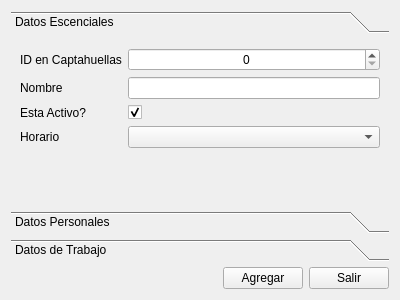
<?xml version="1.0" encoding="UTF-8"?>
<ui version="4.0">
 <class>Form</class>
 <widget class="QWidget" name="Form">
  <property name="geometry">
   <rect>
    <x>0</x>
    <y>0</y>
    <width>400</width>
    <height>300</height>
   </rect>
  </property>
  <property name="windowTitle">
   <string>Form</string>
  </property>
  <layout class="QVBoxLayout" name="verticalLayout">
   <item>
    <widget class="QToolBox" name="toolBox">
     <property name="styleSheet">
      <string notr="true"/>
     </property>
     <property name="currentIndex">
      <number>0</number>
     </property>
     <widget class="QWidget" name="page">
      <property name="geometry">
       <rect>
        <x>0</x>
        <y>0</y>
        <width>382</width>
        <height>170</height>
       </rect>
      </property>
      <property name="styleSheet">
       <string notr="true"/>
      </property>
      <attribute name="label">
       <string>Datos Escenciales</string>
      </attribute>
      <layout class="QGridLayout" name="gridLayout_2">
       <item row="0" column="0">
        <layout class="QFormLayout" name="formLayout">
         <property name="sizeConstraint">
          <enum>QLayout::SetDefaultConstraint</enum>
         </property>
         <property name="fieldGrowthPolicy">
          <enum>QFormLayout::AllNonFixedFieldsGrow</enum>
         </property>
         <item row="0" column="0">
          <widget class="QLabel" name="label">
           <property name="text">
            <string>ID en Captahuellas</string>
           </property>
          </widget>
         </item>
         <item row="0" column="1">
          <widget class="QSpinBox" name="qid">
           <property name="alignment">
            <set>Qt::AlignCenter</set>
           </property>
           <property name="maximum">
            <number>999</number>
           </property>
          </widget>
         </item>
         <item row="1" column="0">
          <widget class="QLabel" name="label_2">
           <property name="text">
            <string>Nombre</string>
           </property>
          </widget>
         </item>
         <item row="1" column="1">
          <widget class="QLineEdit" name="qname"/>
         </item>
         <item row="3" column="0">
          <widget class="QLabel" name="label_4">
           <property name="text">
            <string>Esta Activo?</string>
           </property>
          </widget>
         </item>
         <item row="3" column="1">
          <widget class="QCheckBox" name="qisactive">
           <property name="text">
            <string/>
           </property>
           <property name="checked">
            <bool>true</bool>
           </property>
          </widget>
         </item>
         <item row="4" column="0">
          <widget class="QLabel" name="label_5">
           <property name="text">
            <string>Horario</string>
           </property>
          </widget>
         </item>
         <item row="4" column="1">
          <widget class="QComboBox" name="qschedule"/>
         </item>
        </layout>
       </item>
      </layout>
      <zorder></zorder>
     </widget>
     <widget class="QWidget" name="page_2">
      <property name="geometry">
       <rect>
        <x>0</x>
        <y>0</y>
        <width>211</width>
        <height>219</height>
       </rect>
      </property>
      <property name="styleSheet">
       <string notr="true"/>
      </property>
      <attribute name="label">
       <string>Datos Personales</string>
      </attribute>
      <layout class="QGridLayout" name="gridLayout_3">
       <item row="0" column="0">
        <layout class="QFormLayout" name="formLayout_2">
         <item row="1" column="0">
          <widget class="QLabel" name="label_3">
           <property name="text">
            <string>Sexo</string>
           </property>
          </widget>
         </item>
         <item row="1" column="1">
          <widget class="QComboBox" name="qsex">
           <item>
            <property name="text">
             <string>Masculino</string>
            </property>
           </item>
           <item>
            <property name="text">
             <string>Femenino</string>
            </property>
           </item>
           <item>
            <property name="text">
             <string>Otro</string>
            </property>
           </item>
          </widget>
         </item>
         <item row="2" column="0">
          <widget class="QLabel" name="label_6">
           <property name="text">
            <string>C.I.</string>
           </property>
          </widget>
         </item>
         <item row="2" column="1">
          <layout class="QHBoxLayout" name="horizontalLayout_2">
           <item>
            <widget class="QLineEdit" name="qci"/>
           </item>
          </layout>
         </item>
         <item row="3" column="0">
          <widget class="QLabel" name="label_7">
           <property name="text">
            <string>Fecha de nacimiento</string>
           </property>
          </widget>
         </item>
         <item row="3" column="1">
          <widget class="QDateEdit" name="qbirthdate">
           <property name="calendarPopup">
            <bool>true</bool>
           </property>
          </widget>
         </item>
         <item row="4" column="0">
          <widget class="QLabel" name="label_8">
           <property name="text">
            <string>Telefono</string>
           </property>
          </widget>
         </item>
         <item row="4" column="1">
          <widget class="QLineEdit" name="qphone"/>
         </item>
         <item row="5" column="0">
          <widget class="QLabel" name="label_9">
           <property name="text">
            <string>Direccion</string>
           </property>
          </widget>
         </item>
         <item row="5" column="1">
          <widget class="QLineEdit" name="qaddress"/>
         </item>
         <item row="6" column="1">
          <widget class="QTextEdit" name="qdescription"/>
         </item>
         <item row="6" column="0">
          <widget class="QLabel" name="label_10">
           <property name="text">
            <string>Descripcion</string>
           </property>
          </widget>
         </item>
        </layout>
       </item>
      </layout>
     </widget>
     <widget class="QWidget" name="page_3">
      <property name="geometry">
       <rect>
        <x>0</x>
        <y>0</y>
        <width>200</width>
        <height>68</height>
       </rect>
      </property>
      <property name="styleSheet">
       <string notr="true"/>
      </property>
      <attribute name="label">
       <string>Datos de Trabajo</string>
      </attribute>
      <layout class="QGridLayout" name="gridLayout">
       <item row="0" column="0">
        <layout class="QFormLayout" name="formLayout_3">
         <property name="fieldGrowthPolicy">
          <enum>QFormLayout::AllNonFixedFieldsGrow</enum>
         </property>
         <item row="0" column="0">
          <widget class="QLabel" name="label_11">
           <property name="text">
            <string>Cargo</string>
           </property>
          </widget>
         </item>
         <item row="0" column="1">
          <widget class="QLineEdit" name="qposition"/>
         </item>
         <item row="1" column="0">
          <widget class="QLabel" name="label_12">
           <property name="text">
            <string>Fecha de entrada</string>
           </property>
          </widget>
         </item>
         <item row="1" column="1">
          <layout class="QHBoxLayout" name="horizontalLayout_3">
           <property name="topMargin">
            <number>0</number>
           </property>
           <item>
            <widget class="QDateEdit" name="qindate">
             <property name="calendarPopup">
              <bool>true</bool>
             </property>
            </widget>
           </item>
          </layout>
         </item>
        </layout>
       </item>
      </layout>
     </widget>
    </widget>
   </item>
   <item>
    <layout class="QHBoxLayout" name="horizontalLayout">
     <item>
      <spacer name="horizontalSpacer">
       <property name="orientation">
        <enum>Qt::Horizontal</enum>
       </property>
       <property name="sizeHint" stdset="0">
        <size>
         <width>40</width>
         <height>20</height>
        </size>
       </property>
      </spacer>
     </item>
     <item>
      <widget class="QPushButton" name="qadd">
       <property name="text">
        <string>Agregar</string>
       </property>
      </widget>
     </item>
     <item>
      <widget class="QPushButton" name="qexit">
       <property name="text">
        <string>Salir</string>
       </property>
      </widget>
     </item>
    </layout>
   </item>
  </layout>
 </widget>
 <resources/>
 <connections/>
</ui>
